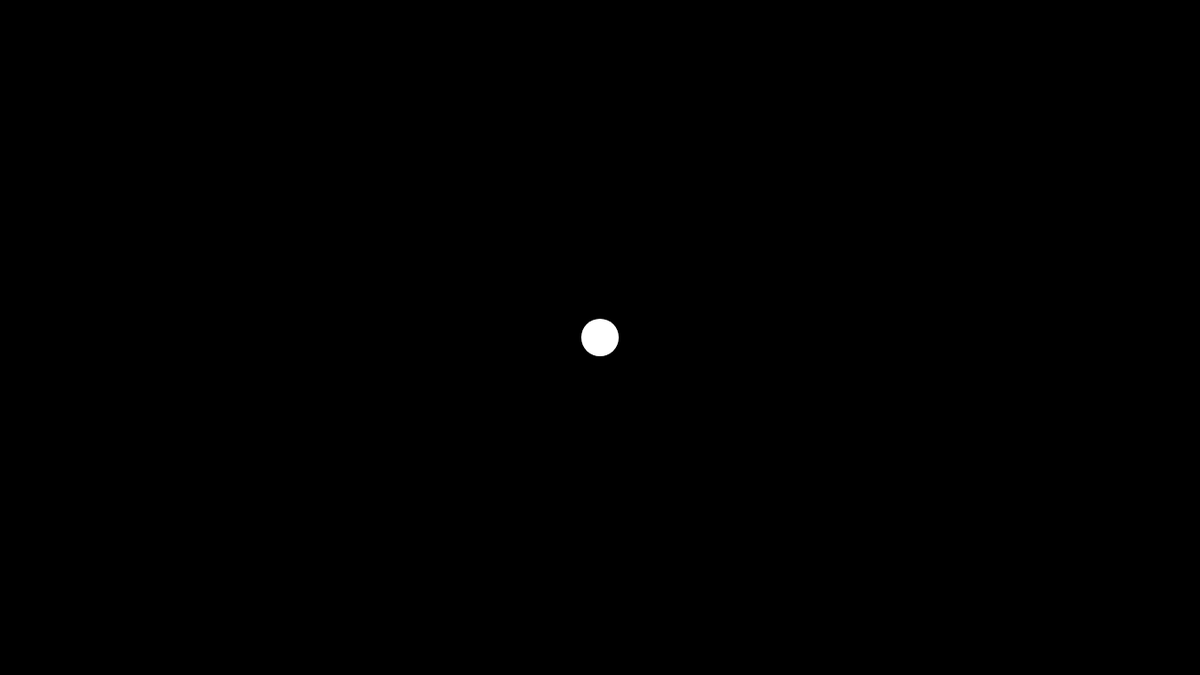
Frame 1 (no input)
Frame 60 (no input): blank canvas, image omitted
Frame 120 (the mouse pressed at the canvas centre since frame 60): blank canvas, image omitted

The p5.js sketch that drew this single still picture (run headless with seeded random() and noise() and a simulated clock; from frame 60 on, the mouse is pressed at the canvas centre):

// p5.js sketch
// ── sketch.js
var diameter = 40
var di = 10

function setup() {
  createCanvas(1280, 720);
}

function draw() {
  background(0);

  

   if(diameter <= 0) {
    background(255)
  }else {
     background(0);
   }
  
  fill(255);
  noStroke();
  ellipse(640, 360, diameter, diameter);
   diameter --
  
  }
